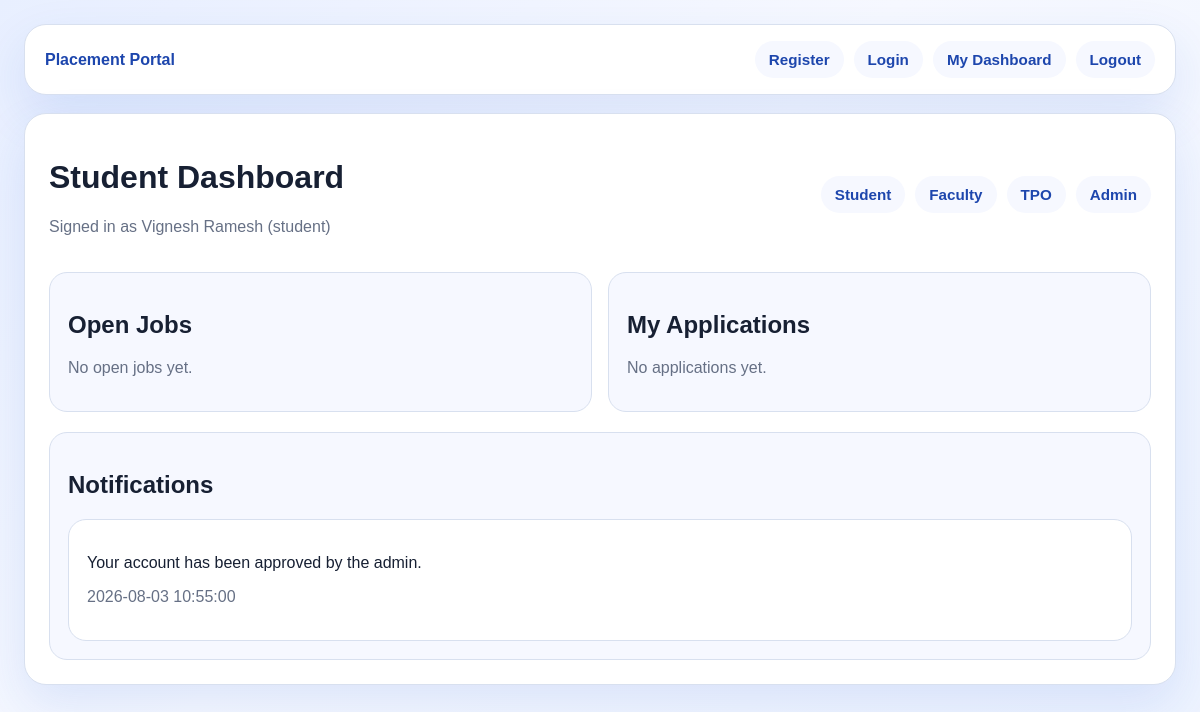
Before: /dashboard/student (signed in) with the older database file.
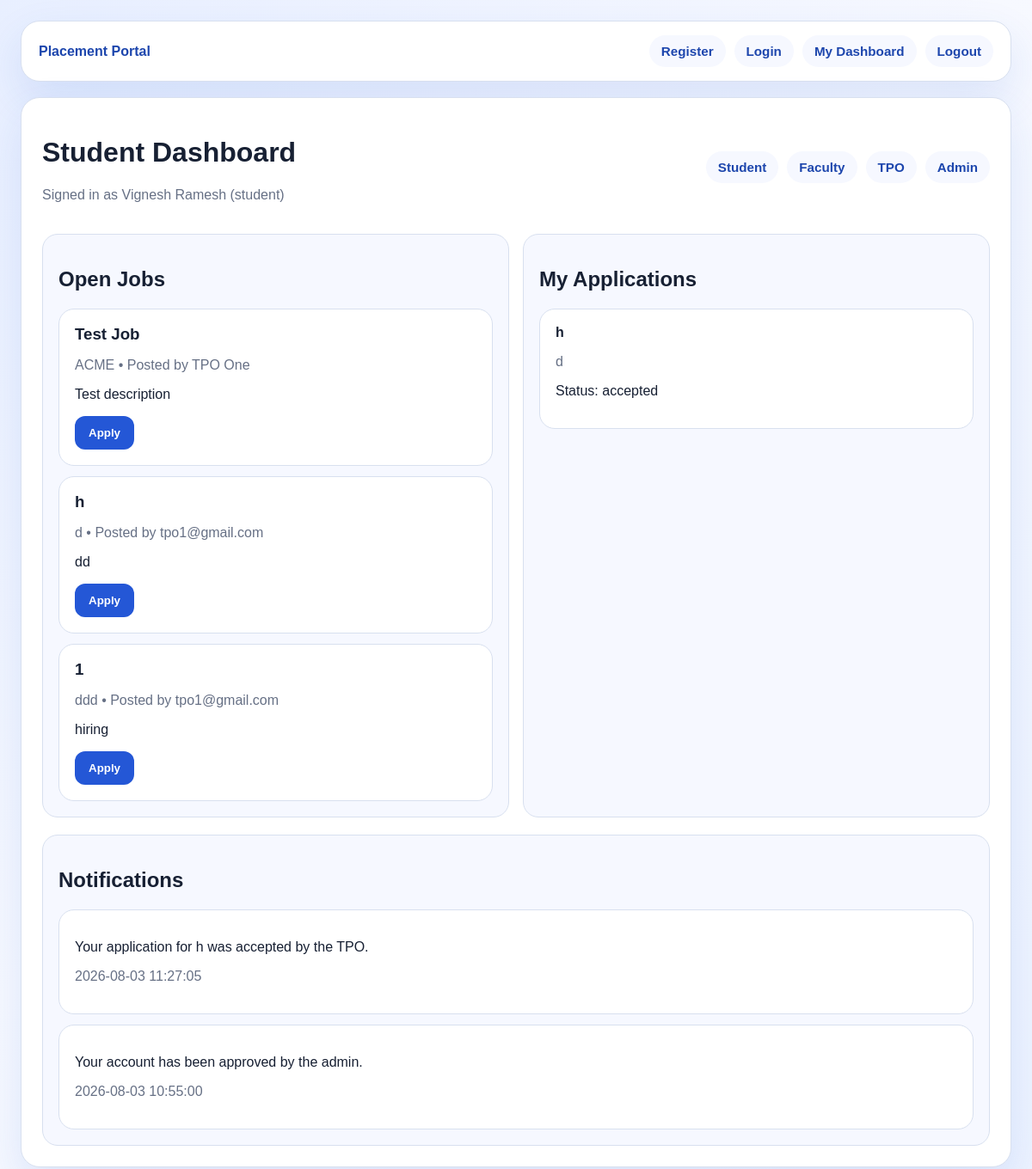
After: the same page with the newer database file.
### tables this page shows
CREATE TABLE users (
    id INTEGER PRIMARY KEY AUTOINCREMENT,
    name TEXT NOT NULL,
    email TEXT UNIQUE NOT NULL,
    password TEXT NOT NULL,
    role TEXT NOT NULL
, approved INTEGER NOT NULL DEFAULT 0, created_at TEXT NOT NULL DEFAULT CURRENT_TIMESTAMP);

CREATE TABLE notifications (
            id INTEGER PRIMARY KEY AUTOINCREMENT,
            user_id INTEGER NOT NULL,
            message TEXT NOT NULL,
            created_at TEXT NOT NULL DEFAULT CURRENT_TIMESTAMP,
            is_read INTEGER NOT NULL DEFAULT 0,
            FOREIGN KEY (user_id) REFERENCES users (id)
        );

CREATE TABLE jobs (
            id INTEGER PRIMARY KEY AUTOINCREMENT,
            title TEXT NOT NULL,
            company TEXT NOT NULL,
            description TEXT NOT NULL,
            posted_by INTEGER NOT NULL,
            status TEXT NOT NULL DEFAULT 'open',
            created_at TEXT NOT NULL DEFAULT CURRENT_TIMESTAMP,
            FOREIGN KEY (posted_by) REFERENCES users (id)
        );

CREATE TABLE applications (
            id INTEGER PRIMARY KEY AUTOINCREMENT,
            user_id INTEGER NOT NULL,
            job_id INTEGER NOT NULL,
            status TEXT NOT NULL DEFAULT 'pending',
            applied_at TEXT NOT NULL DEFAULT CURRENT_TIMESTAMP,
            UNIQUE (user_id, job_id),
            FOREIGN KEY (user_id) REFERENCES users (id),
            FOREIGN KEY (job_id) REFERENCES jobs (id)
        );

### routers/dashboard.py (the view)
@dashboard_bp.route("/dashboard/<role>")
@login_required
def role_dashboard(role):
    if role not in {"student", "faculty", "tpo", "admin"}:
        abort(404)
    if not _can_access(role):
        abort(403)
    context = _base_context(role)
    return render_template("dashboard.html", role=role, **context)

### app.py (called while the page is built)
def create_app():
    app = Flask(__name__)
    app.secret_key = "dev-placement-portal-secret"
    init_db()
    app.register_blueprint(auth_bp)
    app.register_blueprint(dashboard_bp)
    app.register_blueprint(admin_bp)
    app.register_blueprint(jobs_bp)
    @app.context_processor
    def inject_current_user():
        return {"current_user": get_current_user()}
    return app

### routers/dashboard.py (called while the page is built)
def _can_access(role):
    user = get_current_user()
    return user and (user["role"] == role or user["role"] == "admin")

### utils.py (called while the page is built)
def get_db_connection():
    connection = connect(DATABASE)
    connection.row_factory = lambda cursor, row: {
        column[0]: value for column, value in zip(cursor.description, row)
    }
    return connection

def get_current_user():
    user_id = session.get("user_id")
    if not user_id:
        return None
    cached_user = getattr(g, "current_user", None)
    if cached_user and cached_user["id"] == user_id:
        return cached_user
    connection = get_db_connection()
    user = connection.execute("SELECT * FROM users WHERE id = ?", (user_id,)).fetchone()
    connection.close()
    g.current_user = user
    return user

def login_required(view_function):
    @wraps(view_function)
    def wrapped_view(*args, **kwargs):
        if get_current_user() is None:
            return redirect(url_for("auth.login"))
        return view_function(*args, **kwargs)
    return wrapped_view

### templates/dashboard.html (shortened to what this page needs)
{% extends "base.html" %}
{% block content %}
<div style="display: flex; justify-content: space-between; align-items: center; gap: 16px; flex-wrap: wrap;">
	<div>
		<h1>{{ role|capitalize }} Dashboard</h1>
		<p class="muted">Signed in as {{ current_user.name }} ({{ current_user.role }})</p>
	</div>
	<div class="navlinks">
		<a href="{{ url_for('dashboard.role_dashboard', role='student') }}">Student</a>
		<a href="{{ url_for('dashboard.role_dashboard', role='faculty') }}">Faculty</a>
		<a href="{{ url_for('dashboard.role_dashboard', role='tpo') }}">TPO</a>
		<a href="{{ url_for('dashboard.role_dashboard', role='admin') }}">Admin</a>
	</div>
</div>
{% if role == 'student' %}
<div class="grid" style="margin-top: 20px;">
	<section class="panel">
		<h2>Open Jobs</h2>
		{% if jobs %}
			{% for job in jobs %}
			<div class="panel" style="margin-top: 12px; background: white;">
				<h3 style="margin: 0 0 6px;">{{ job.title }}</h3>
				<p class="muted">{{ job.company }} • Posted by {{ job.posted_by_name }}</p>
				<p style="margin-top: 8px;">{{ job.description }}</p>
				<form method="POST" action="{{ url_for('jobs.apply_for_job', job_id=job.id) }}" style="margin-top: 12px;">
					<button class="button" type="submit">Apply</button>
				</form>
			</div>
			{% endfor %}
		{% else %}
			<p class="muted">No open jobs yet.</p>
		{% endif %}
	</section>
	<section class="panel">
		<h2>My Applications</h2>
		{% if applications %}
			{% for application in applications %}
				<div class="panel" style="margin-top: 12px; background: white;">
					<strong>{{ application.title }}</strong>
					<p class="muted">{{ application.company }}</p>
					<p>Status: {{ application.status }}</p>
				</div>
			{% endfor %}
		{% else %}
			<p class="muted">No applications yet.</p>
		{% endif %}
	</section>
</div>
{% endif %}
<section class="panel" style="margin-top: 20px;">
	<h2>Notifications</h2>
	{% if notifications %}
		{% for note in notifications %}
			<div class="panel" style="margin-top: 12px; background: white;">
				<p>{{ note.message }}</p>
				<p class="muted">{{ note.created_at }}</p>
			</div>
		{% endfor %}
	{% else %}
		<p class="muted">No notifications yet.</p>
	{% endif %}
</section>
{% endblock %}

### templates/base.html (shortened to what this page needs)
<!DOCTYPE html>
<html lang="en">
<head>
</head>
<body>
	<div class="shell">
		<header class="navbar">
			<a class="brand" href="{{ url_for('auth.home') }}">Placement Portal</a>
			<div class="navlinks">
				<a href="{{ url_for('auth.register') }}">Register</a>
				<a href="{{ url_for('auth.login') }}">Login</a>
				{% if current_user %}
				<a href="{{ url_for('dashboard.role_redirect') }}">My Dashboard</a>
				<a href="{{ url_for('auth.logout') }}">Logout</a>
				{% endif %}
			</div>
		</header>
		<main class="content-card">
			{% block content %}{% endblock %}
		</main>
	</div>
</body>
</html>

### templates/base.html (style rules this page uses)
:root { --bg: #eef3ff; --card: #ffffff; --text: #172033; --muted: #667085; --primary: #2457d6; --primary-dark: #1d46ad; --border: #d8e0ef; --soft: #f6f8ff; --success: #0f7a49; --error: #b42318; }
* { box-sizing: border-box; }
body { margin: 0; min-height: 100vh; font-family: Arial, Helvetica, sans-serif; background: linear-gradient(135deg, #e8efff 0%, #f7f9ff 45%, #edf3ff 100%); color: var(--text); padding: 24px; }
.shell { max-width: 1180px; margin: 0 auto; display: grid; gap: 18px; }
.navbar, .content-card { background: var(--card); border: 1px solid var(--border); border-radius: 22px; box-shadow: 0 20px 50px rgba(36, 87, 214, 0.12); }
.navbar { padding: 16px 20px; display: flex; align-items: center; justify-content: space-between; gap: 16px; flex-wrap: wrap; }
.brand { font-weight: 800; color: var(--primary-dark); text-decoration: none; }
.navlinks { display: flex; gap: 10px; flex-wrap: wrap; }
.navlinks a { padding: 10px 14px; border-radius: 999px; text-decoration: none; font-weight: 700; font-size: 0.95rem; background: var(--soft); color: var(--primary-dark); }
.content-card { padding: 24px; }
.button { display: inline-flex; align-items: center; justify-content: center; padding: 12px 16px; border-radius: 12px; border: 0; background: var(--primary); color: #fff; text-decoration: none; font-weight: 700; cursor: pointer; }
.grid { display: grid; grid-template-columns: repeat(auto-fit, minmax(250px, 1fr)); gap: 16px; }
.panel { padding: 18px; border-radius: 18px; background: var(--soft); border: 1px solid var(--border); }
.muted { color: var(--muted); }

Changed rows visible on the page:
added jobs: title "Test Job", company "ACME", posted_by_name "TPO One", description "Test description"
added jobs: title "h", company "d", posted_by_name "tpo1@gmail.com", description "dd"
added jobs: title "1", company "ddd", posted_by_name "tpo1@gmail.com", description "hiring"
added applications: title "h", company "d", status "accepted"
added notifications: message "Your application for h was accepted by the TPO.", created_at "2026-08-03 11:27:05"
Other visible differences:
text no longer shown: "No open jobs yet. No applications yet."
